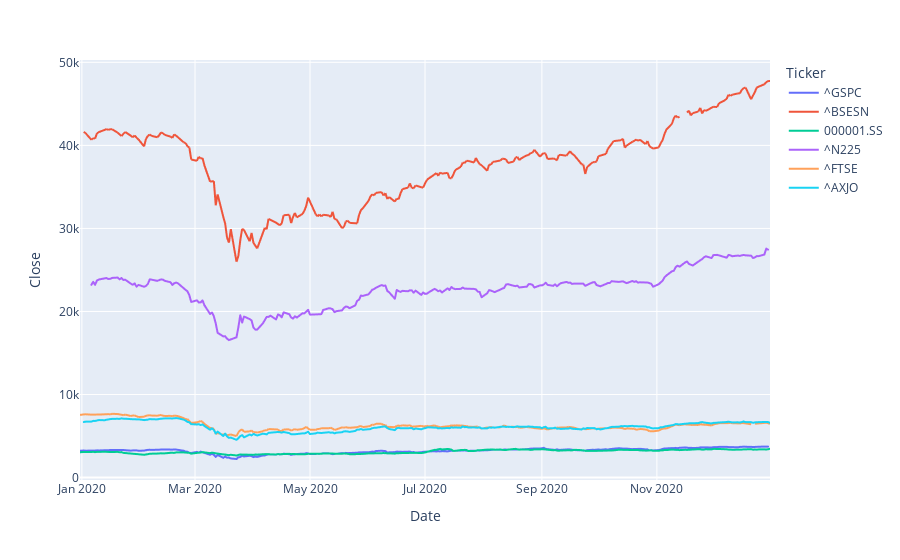

Notebook source saved alongside this figure:
### Code cell
fig = px.line(df, x="Date", y="Close", color='Ticker')
fig.show()

### Figure 1 — Plotly figure (JSON) as saved in the notebook; plotly's stock layout.template omitted (floating-point values rounded to 4 significant figures; data arrays with more than 128 entries replaced by an {"elided": "..."} marker saying what was removed)
{"data": [{"hovertemplate": "Ticker=^GSPC<br>Date=%{x}<br>Close=%{y}<extra></extra>", "legendgroup": "^GSPC", "line": {"color": "#636efa", "dash": "solid"}, "mode": "lines", "name": "^GSPC", "showlegend": true, "type": "scattergl", "x": {"elided": "253 str values"}, "xaxis": "x", "y": {"elided": "253 float values"}, "yaxis": "y"}, {"hovertemplate": "Ticker=^BSESN<br>Date=%{x}<br>Close=%{y}<extra></extra>", "legendgroup": "^BSESN", "line": {"color": "#EF553B", "dash": "solid"}, "mode": "lines", "name": "^BSESN", "showlegend": true, "type": "scattergl", "x": {"elided": "252 str values"}, "xaxis": "x", "y": {"elided": "252 float values"}, "yaxis": "y"}, {"hovertemplate": "Ticker=000001.SS<br>Date=%{x}<br>Close=%{y}<extra></extra>", "legendgroup": "000001.SS", "line": {"color": "#00cc96", "dash": "solid"}, "mode": "lines", "name": "000001.SS", "showlegend": true, "type": "scattergl", "x": {"elided": "244 str values"}, "xaxis": "x", "y": {"elided": "244 float values"}, "yaxis": "y"}, {"hovertemplate": "Ticker=^N225<br>Date=%{x}<br>Close=%{y}<extra></extra>", "legendgroup": "^N225", "line": {"color": "#ab63fa", "dash": "solid"}, "mode": "lines", "name": "^N225", "showlegend": true, "type": "scattergl", "x": {"elided": "242 str values"}, "xaxis": "x", "y": {"elided": "242 float values"}, "yaxis": "y"}, {"hovertemplate": "Ticker=^FTSE<br>Date=%{x}<br>Close=%{y}<extra></extra>", "legendgroup": "^FTSE", "line": {"color": "#FFA15A", "dash": "solid"}, "mode": "lines", "name": "^FTSE", "showlegend": true, "type": "scattergl", "x": {"elided": "255 str values"}, "xaxis": "x", "y": {"elided": "255 float values"}, "yaxis": "y"}, {"hovertemplate": "Ticker=^AXJO<br>Date=%{x}<br>Close=%{y}<extra></extra>", "legendgroup": "^AXJO", "line": {"color": "#19d3f3", "dash": "solid"}, "mode": "lines", "name": "^AXJO", "showlegend": true, "type": "scattergl", "x": {"elided": "255 str values"}, "xaxis": "x", "y": {"elided": "255 float values"}, "yaxis": "y"}], "layout": {"legend": {"title": {"text": "Ticker"}, "tracegroupgap": 0}, "margin": {"t": 60}, "xaxis": {"anchor": "y", "domain": [0, 1], "title": {"text": "Date"}}, "yaxis": {"anchor": "x", "domain": [0, 1], "title": {"text": "Close"}}}}
